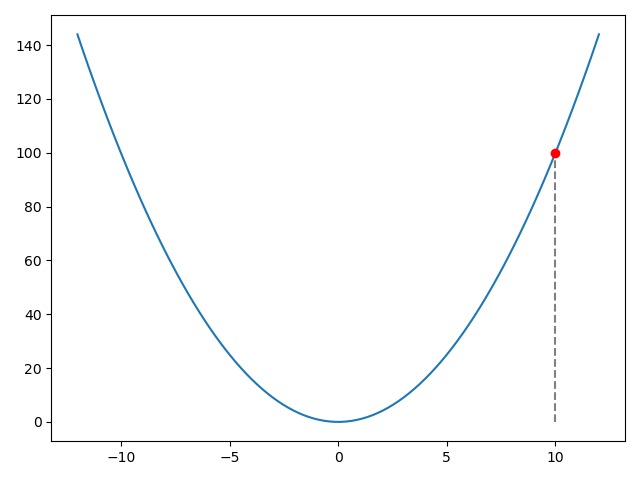

The script that saved this image:
import matplotlib.pyplot as plt
import numpy as np

x = np.linspace(-12, 12, 100)
y = x**2

plt.plot([10, 10], [0, 100], '--', color='grey')
plt.plot(x, y)
plt.plot([10], [100], 'o', color='red')
plt.tight_layout()
plt.savefig('graph.png')
plt.close()

#functions
y = lambda x: x**2
loss = lambda x, yt: (yt - y(x))**2
grad = lambda x, yt: (loss(x+0.000001, yt) - loss(x-0.000001, yt))/(2*0.000001)

# Variables
x = 10
yt = 0
lr = 0.0001

# loop
x1 = [x]
for i in range(1, 101):
    x -= lr*(i**3)*grad(x, yt)
    x1.append(x)
    if i >= 95:
        print('Loss:',loss(x, yt))

# result
print('x:', x)

x2 = np.linspace(-12, 12, 100)
y2 = x2**2

plt.plot(x1, [y(i) for i in x1], 'o', color='red')
plt.plot(x2, y2)
plt.tight_layout()
plt.savefig('graph1.png')
plt.close()